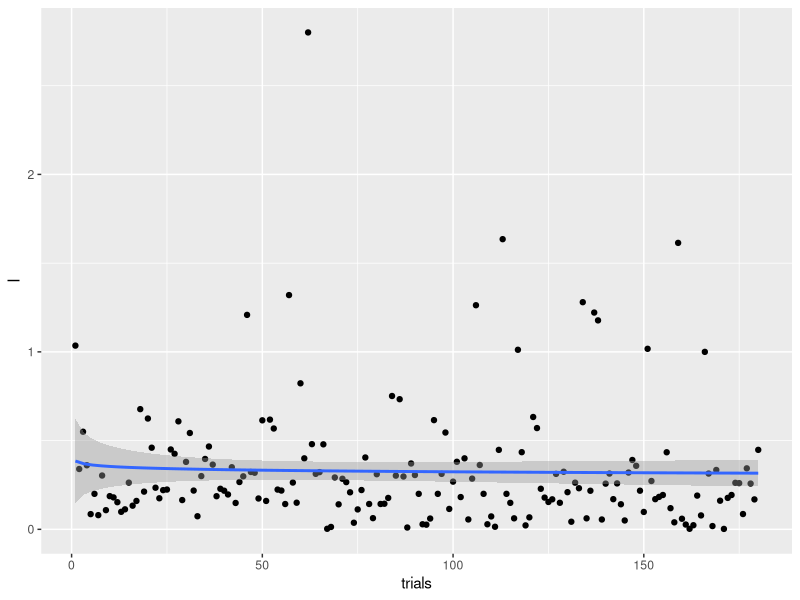
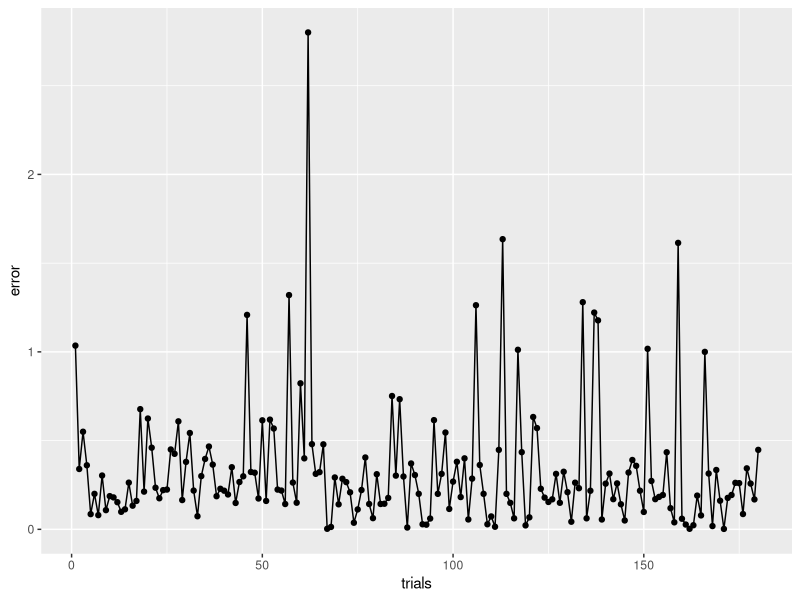
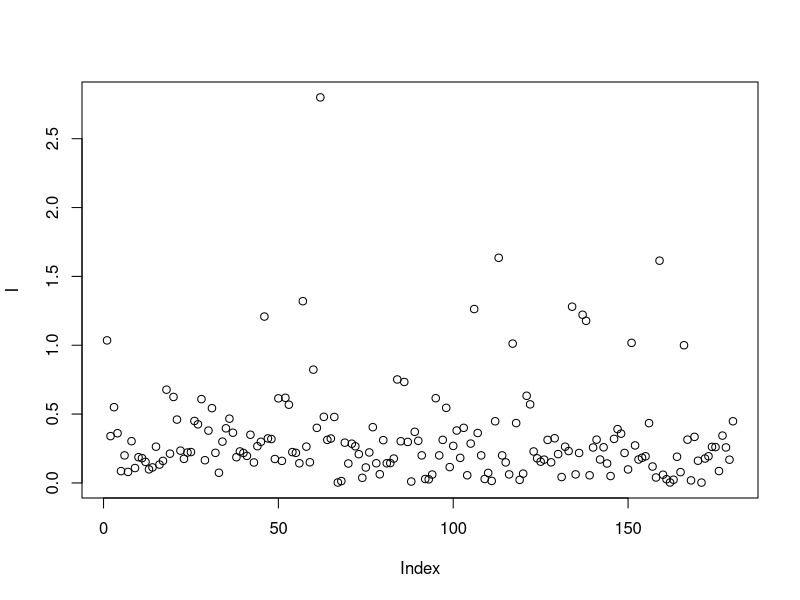
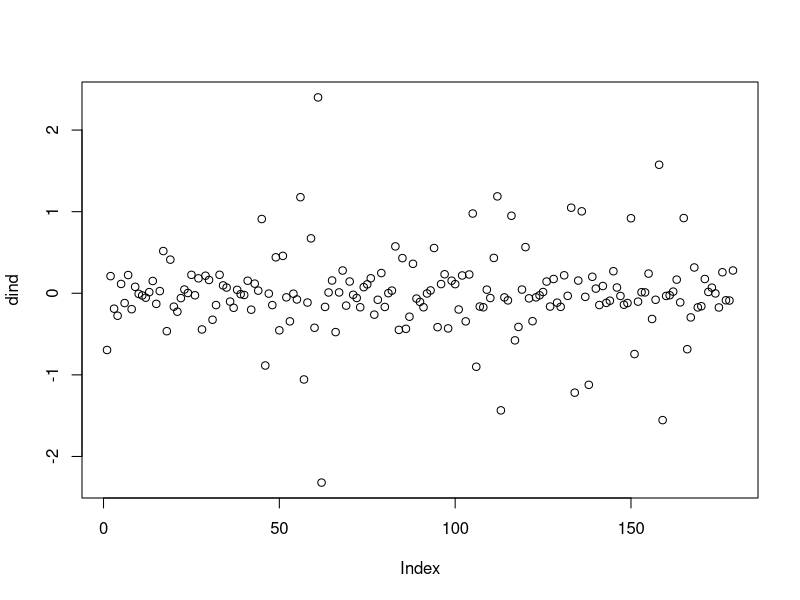

Generate these figures, in order, with R: (Note: this script raises an error after producing the figures.)
setwd("F:/Tools/Rworkspace/FYP-data-analysis/Group analysis/TT individual")
library("ggplot2")
library("BayesFactor")
library("tseries")
library("forecast")
data <- read.csv("individual data.csv", header = TRUE)

I <- data$X68995

# logrithmic regression for trials and block average
fitB <- lm(log(I) ~ blocks, data=data)
summary(fitB)
fitT <- lm(log(I) ~ trials, data=data)
summary(fitT)

plot.log <- ggplot(data,aes(trials, I)) + 
  geom_point() + 
  geom_smooth(method=lm, formula=y~log(x))
plot.log
plot.individual <- ggplot() + 
  geom_line(data,mapping = aes(trials, I)) +
  geom_point(data,mapping = aes(trials, I)) +
  labs(y="error") 
plot.individual

# ARIMA
# stationarity and differencing
plot(I)
ndiffs(I)
dind <- diff(I)
plot(dind)
ADF <- adf.test(dind)
ADF

#fitting
fitA <- auto.arima(I)
fitA
accuracy(fitA)

# residual diagnose
qqnorm(fit$residuals)
qqline(fit$residuals)
Box.test(fit$residuals, type="Ljung-Box")
